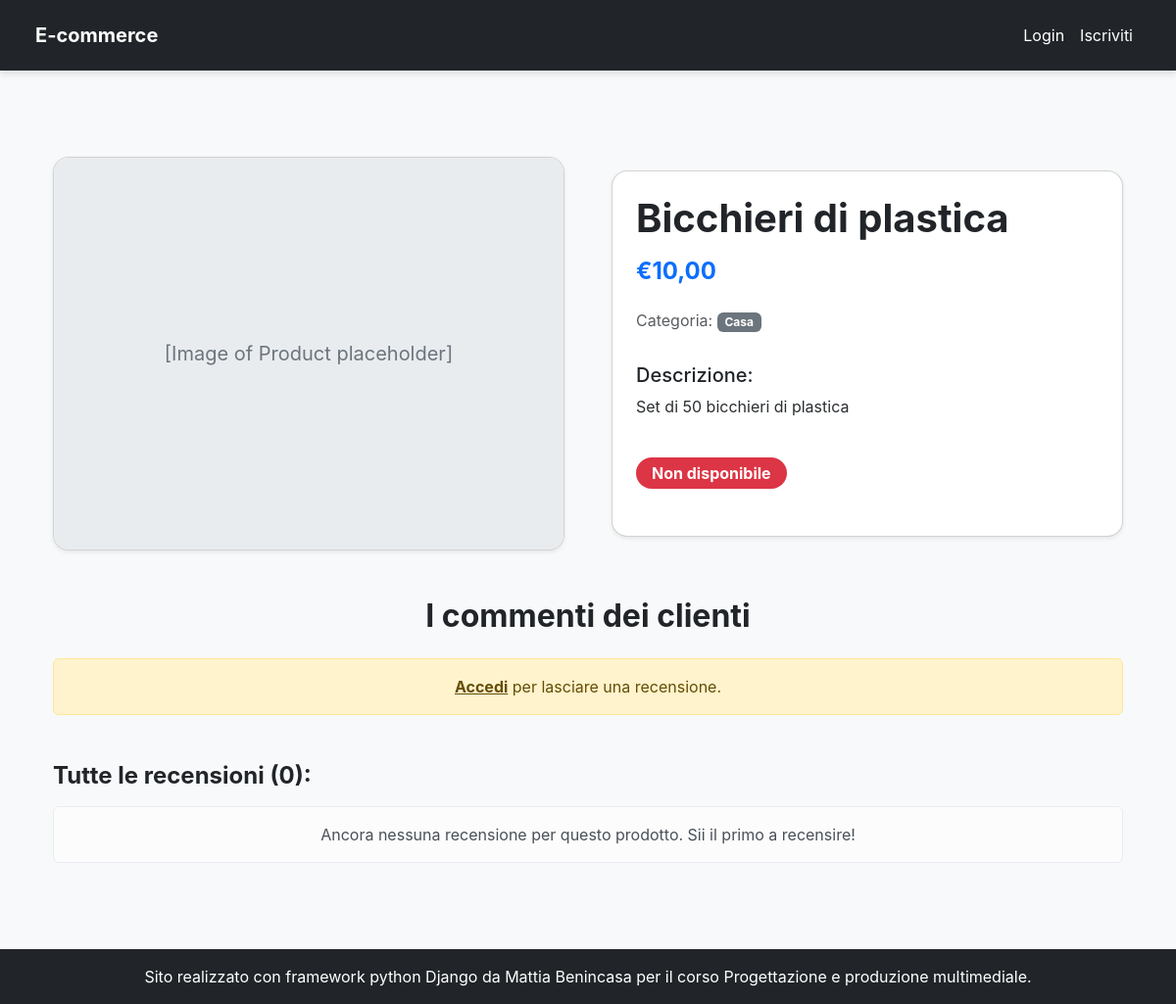
Before: /products/bicchieri-di-plastica/ with the older database file.
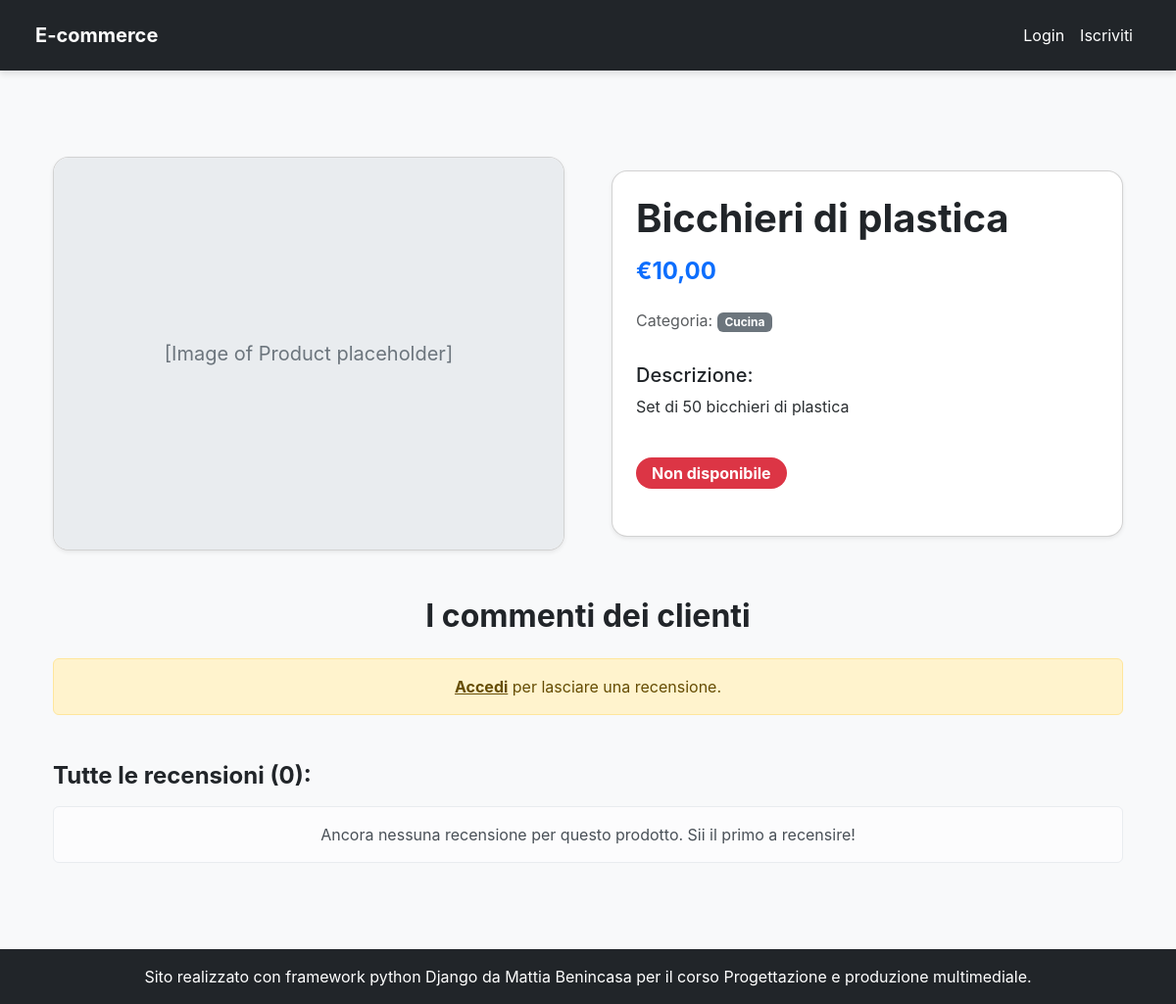
After: the same page with the newer database file.
### products/models.py (models this page shows, shortened)
class Product(models.Model):
    name = models.CharField(max_length=200, verbose_name="Nome Prodotto")
    slug = AutoSlugField(populate_from='name', unique=True, always_update=True)
    category = models.ForeignKey(
        Category,
        on_delete=models.SET_NULL,
        null=True,
        blank=True,
        related_name='products',
        verbose_name="Categoria"
    )
    description = models.TextField(verbose_name="Descrizione prodotto")
    price = models.DecimalField(
        max_digits=10,
        decimal_places=2,
        verbose_name="Prezzo in €"
    )
    stock = models.IntegerField(
        default=0,
        verbose_name="Quantità Disponibile",
        help_text="Quantità di prodotti disponibili in magazzino."
    )
    created_at = models.DateTimeField(auto_now_add=True, verbose_name="Data Creazione")
    updated_at = models.DateTimeField(auto_now=True, verbose_name="Ultimo Aggiornamento")
    class Meta:
        ordering = ('name',)
        verbose_name = "Prodotto"
        verbose_name_plural = "Prodotti"

class Category(models.Model):
    name = models.CharField(max_length=100, unique=True, verbose_name="Nome Categoria")
    slug = AutoSlugField(populate_from='name', unique=True, always_update=True)
    class Meta:
        ordering = ('name',)
        verbose_name = "Categoria"
        verbose_name_plural = "Categorie"

### products/views.py (the view, shortened to what this page needs)
# urls.py: path("<slug:slug>/", ProductDetails.as_view(), name="product_details"),
class ProductDetails(DetailView):
    model = Product
    template_name = "product_details.html"
    context_object_name = 'product'
    slug_field = 'slug'
    slug_url_kwarg = 'slug'
    def get_context_data(self, **kwargs):
        context = super().get_context_data(**kwargs)
        product = self.get_object()
        context['reviews'] = Review.objects.filter(product=product)
        context['review_form'] = None
        context['has_purchased'] = False
        context['user_review'] = None
        return context

### templates/product_details.html (shortened to what the changed rows need)
{% extends 'base.html' %}
{% load crispy_forms_tags %}
{% block content %}
<div class="container my-5">
    <div class="row gx-5 align-items-center">
        <div class="col-md-6">
            <div class="card shadow-sm rounded-card p-4">
                <h1 class="fw-bold text-dark mb-3">{{ product.name }}</h1>
                <h4 class="text-primary fw-bold mb-4">€{{ product.price|floatformat:2 }}</h4>
                <p class="text-muted mb-2">Categoria: <span class="badge bg-secondary">{{ product.category.name }}</span></p>
                <h5 class="mt-4 mb-2 text-dark">Descrizione:</h5>
                <p class="text-secondary-emphasis">{{ product.description }}</p>
                <div class="mt-4 mb-4">
                    {% if product.stock > 0 %}
                        <span class="badge bg-success fs-6 py-2 px-3 rounded-pill">Disponibile</span>
                        <p>Prodotti rimasti: {{ product.stock }}</p>
                    {% else %}
                        <span class="badge bg-danger fs-6 py-2 px-3 rounded-pill">Non disponibile</span>
                    {% endif %}
                </div>
            </div>
        </div>
    </div>
    <div class="row mt-5">
        <div class="col-12">
            <h2 class="fw-bold text-dark mb-4 text-center">I commenti dei clienti</h2>
        </div>
    </div>
</div>
{% endblock content %}

Changed rows visible on the page:
changed Product "Bicchieri di plastica": category.name "Casa" → "Cucina"
